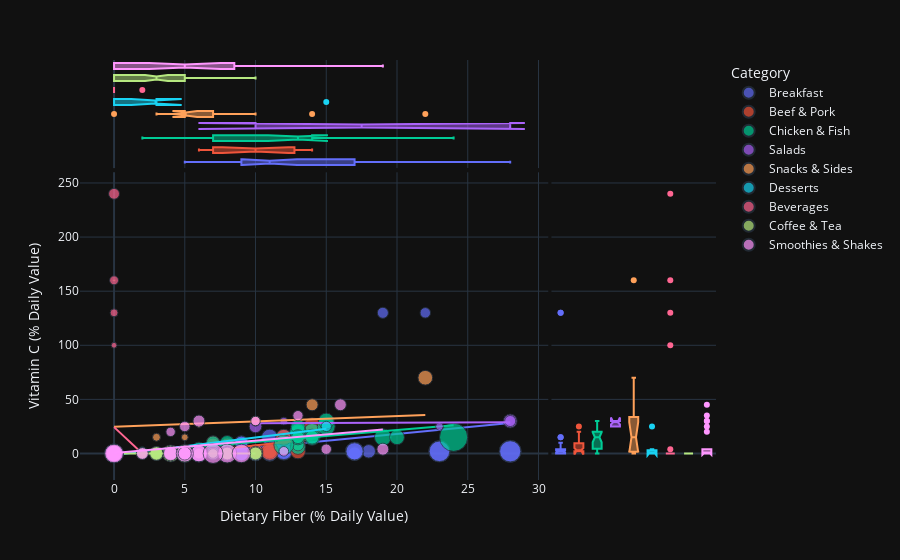

Write notebook code for a chart like this one.
### Code cell
fig = px.scatter(menu, x='Dietary Fiber (% Daily Value)',y='Vitamin C (% Daily Value)', color="Category",
                 size='Calories',  hover_name="Item",
                 trendline="ols",template="plotly_dark",marginal_x="box",marginal_y="box")
fig.show()
